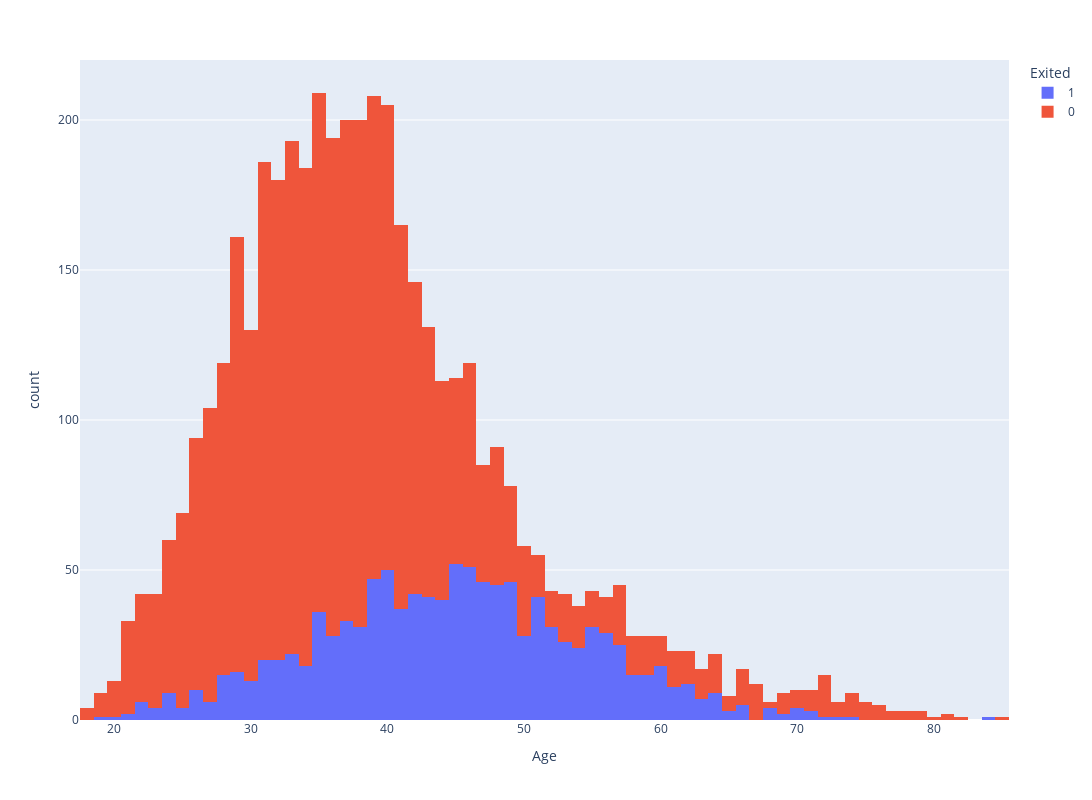

Notebook code cell kept with this figure:
### Markdown cell above
Из графика видно, что женщины чаще перестают быть клиентами банка. Есть очень любопытная особенность: больше половины ушедших из банка - женщины. Интересно будет построить различные распределения по возрастам для женщин.

### Code cell
fig = px.histogram(
    data_frame=churn_data[churn_data['Gender']=='Female'],
    x='Age',
    height=800,
    width=1200,
    color='Exited',
#    text_auto=True,
#    nbins=20
)
fig.show()

### Figure 1 — Plotly figure (JSON) as saved in the notebook; plotly's stock layout.template omitted (floating-point values rounded to 4 significant figures; data arrays with more than 128 entries replaced by an {"elided": "..."} marker saying what was removed)
{"data": [{"alignmentgroup": "True", "bingroup": "x", "hovertemplate": "Exited=1<br>Age=%{x}<br>count=%{y}<extra></extra>", "legendgroup": "1", "marker": {"color": "#636efa", "pattern": {"shape": ""}}, "name": "1", "offsetgroup": "1", "orientation": "v", "showlegend": true, "type": "histogram", "x": {"elided": "1139 int values"}, "xaxis": "x", "yaxis": "y"}, {"alignmentgroup": "True", "bingroup": "x", "hovertemplate": "Exited=0<br>Age=%{x}<br>count=%{y}<extra></extra>", "legendgroup": "0", "marker": {"color": "#EF553B", "pattern": {"shape": ""}}, "name": "0", "offsetgroup": "0", "orientation": "v", "showlegend": true, "type": "histogram", "x": {"elided": "3404 int values"}, "xaxis": "x", "yaxis": "y"}], "layout": {"barmode": "relative", "height": 800, "legend": {"title": {"text": "Exited"}, "tracegroupgap": 0}, "margin": {"t": 60}, "width": 1200, "xaxis": {"anchor": "y", "domain": [0, 1], "title": {"text": "Age"}}, "yaxis": {"anchor": "x", "domain": [0, 1], "title": {"text": "count"}}}}
